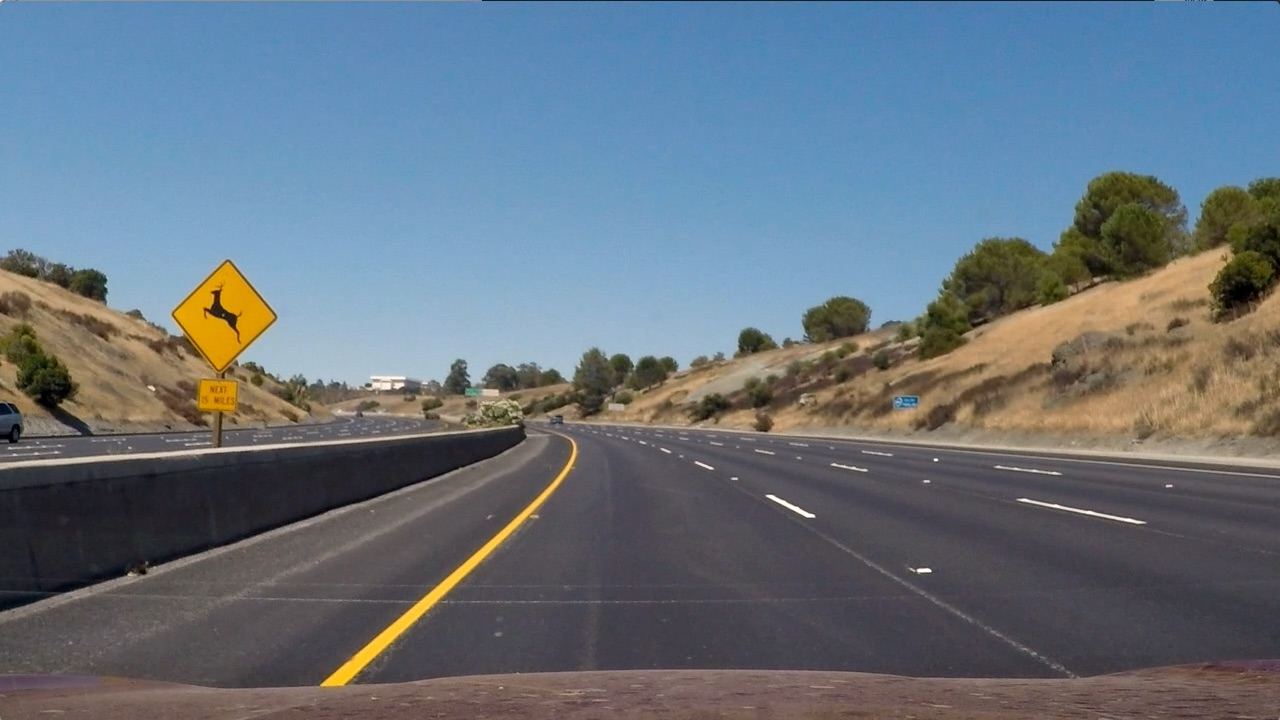
#> input picture test2.jpg, 1280 x 720 px
$ jupyter execute Lane_Detection.ipynb   (older library calls are emulated)
#> lines starting #> are read from the running program, lines starting #| are printed output that depends on the picture; after the words box and inside, x2 and y2 are one past the last pixel; in counts of white or black regions, pixels touching at a corner belong together
[cell 1]
import numpy as np
import cv2
import glob
import matplotlib.image as mpimg
import matplotlib.pyplot as plt

[cell 2]
test_img =  mpimg.imread("test2.jpg")
#> test_img is the input picture: shape (720, 1280, 3); mean R, G, B 102.8, 114.6, 125.5
im = mpimg.imread("test2.jpg")
plt.imshow(im)

[cell 3]
def plt_images(orig_image, orig_title, processed_image, processed_title, cmap='gray'):
    # Visualize undirstorsion
    f, (ax1, ax2) = plt.subplots(1, 2, figsize=(25, 10))
    ax1.set_title(orig_title, fontsize=30)
    ax1.imshow(orig_image)
    ax2.set_title(processed_title, fontsize=30)
    ax2.imshow(processed_image, cmap='gray')
    plt.subplots_adjust(left=0., right=1, top=0.9, bottom=0.)

[cell 4]
import cv2
import numpy as np

src = np.float32([(550, 460),     # top-left
                               (150, 720),     # bottom-left
                               (1200, 720),    # bottom-right
                               (770, 460)])    # top-right
dst = np.float32([(100, 0),
                               (100, 720),
                               (1100, 720),
                               (1100, 0)])
M = cv2.getPerspectiveTransform(src, dst)
M_inv = cv2.getPerspectiveTransform(dst, src)

forward_image= cv2.warpPerspective(test_img, M, (1280, 720), flags=cv2.INTER_LINEAR)
backward_image = cv2.warpPerspective(test_img, M_inv, (1280, 720), flags=cv2.INTER_LINEAR)
#prespective_forward(np.array(test_img),img_size= (1280,720),flags=cv2.INTER_LINEAR)
plt_images(test_img, 'Source image',forward_image, 'bird eye view')

# Thresholding

[cell 5]
import cv2
import numpy as np

def threshold_rel(img, lo, hi):
    vmin = np.min(img)
    vmax = np.max(img)

    vlo = vmin + (vmax - vmin) * lo
    vhi = vmin + (vmax - vmin) * hi
    return np.uint8((img >= vlo) & (img <= vhi)) * 255

def threshold_abs(img, lo, hi):
    return np.uint8((img >= lo) & (img <= hi)) * 255


def threshold_forward(img):
        hls = cv2.cvtColor(img, cv2.COLOR_RGB2HLS)
        hsv = cv2.cvtColor(img, cv2.COLOR_RGB2HSV)
        h_channel = hls[:,:,0]
        l_channel = hls[:,:,1]
        s_channel = hls[:,:,2]
        v_channel = hsv[:,:,2]

        right_lane = threshold_rel(l_channel, 0.8, 1.0)
        right_lane[:,:750] = 0

        left_lane = threshold_abs(h_channel, 20, 30)
        left_lane &= threshold_rel(v_channel, 0.7, 1.0)
        left_lane[:,550:] = 0

        img2 = left_lane | right_lane

        return img2
thresholded_image = threshold_forward(forward_image)
#> in threshold_rel, `vmin = np.min(img)`: vmin = 0
#> in threshold_rel, `vmax = np.max(img)`: vmax = 254
#> in threshold_rel, `vlo = vmin + (vmax - vmin) * lo`: vlo = 203.2
#> in threshold_rel, `vhi = vmin + (vmax - vmin) * hi`: vhi = 254
#> in threshold_abs, `return np.uint8((img >= lo) & (img <= hi)) * 255`:
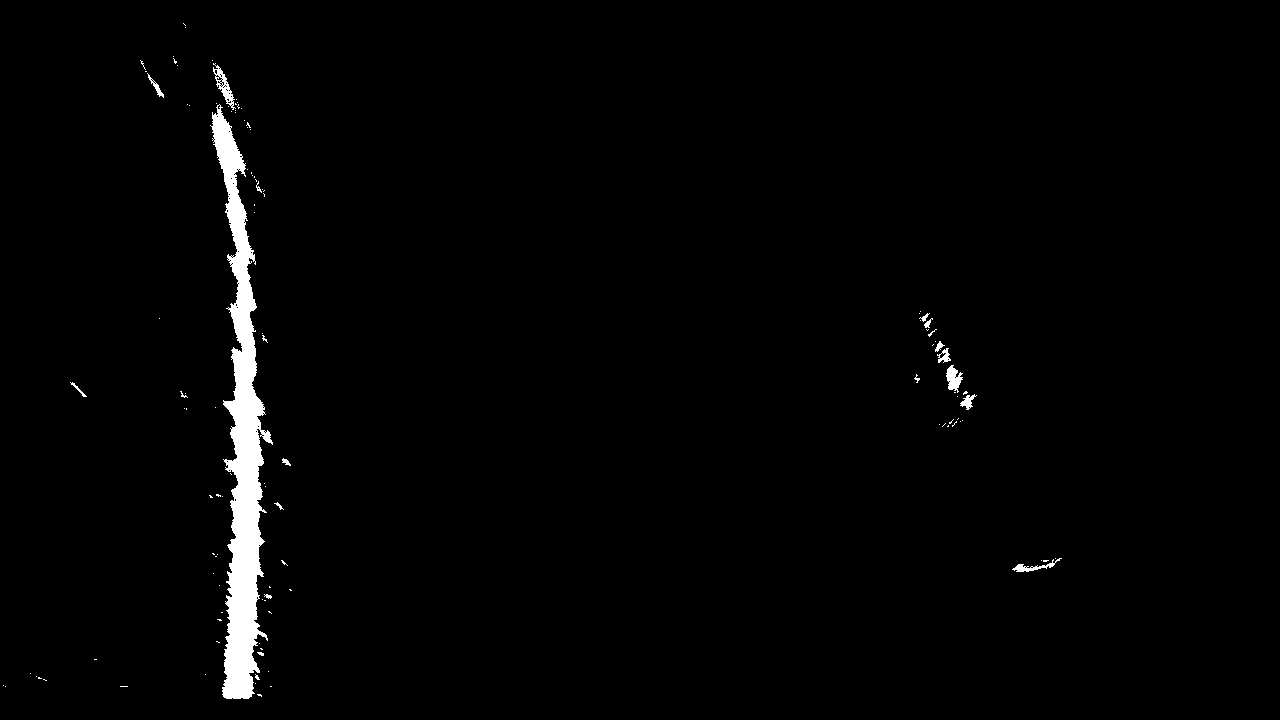
#> returned value: shape (720, 1280); 1.7% white; 116 white regions (100 under 20 px), largest, box (x1, y1, x2, y2) and area: (210, 104, 273, 699) 13999, (213, 63, 236, 110) 317, (946, 365, 963, 393) 273
plt_images(forward_image, 'Source image',thresholded_image, 'thresholded image')

# Lane Line Detection

[cell 6]
left_fit = None
right_fit = None
binary = None
nonzero = None
nonzerox = None
nonzeroy = None
clear_visibility = True
dir = []
left_curve_img = mpimg.imread('left_turn.png')
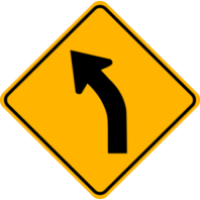
#> input picture left_turn.png, 200 x 200 px
#> left_curve_img is the input picture: shape (200, 200, 4) float32; mean R, G, B, A 0.451, 0.319, 0.00182, 0.536
right_curve_img = mpimg.imread('right_turn.png')
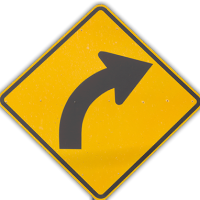
#> input picture right_turn.png, 200 x 200 px
#> right_curve_img is the input picture: shape (200, 200, 4) float32; mean R, G, B, A 0.424, 0.327, 0.0492, 0.549
keep_straight_img = mpimg.imread('straight.png')
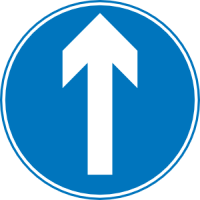
#> input picture straight.png, 200 x 200 px
#> keep_straight_img is the input picture: shape (200, 200, 4) float32; mean R, G, B, A 0.188, 0.467, 0.639, 0.784
left_curve_img = cv2.normalize(src=left_curve_img, dst=None, alpha=0, beta=255, norm_type=cv2.NORM_MINMAX, dtype=cv2.CV_8U)
right_curve_img = cv2.normalize(src=right_curve_img, dst=None, alpha=0, beta=255, norm_type=cv2.NORM_MINMAX, dtype=cv2.CV_8U)
keep_straight_img = cv2.normalize(src=keep_straight_img, dst=None, alpha=0, beta=255, norm_type=cv2.NORM_MINMAX, dtype=cv2.CV_8U)

# HYPERPARAMETERS

# Number of sliding windows
nwindows = 9
# Width of the the windows +/- margin ,, width = 200
margin = 100
# Mininum number of pixels found to recenter window
minpix = 50

window_height=None
left_fit=None
right_fit=None

[cell 7]
def extract_features(img):
    """ Extract features from a binary image

    Parameters:
        img (np.array): A binary image
    """
    img = img
    # Height of of windows - based on nwindows and image shape
    global window_height
    window_height = np.int(img.shape[0]//nwindows)

    # Identify the x and y positions of all nonzero pixel in the image
    global nonzero
    nonzero = img.nonzero()
    global nonzerox
    nonzerox = np.array(nonzero[1])
    global nonzeroy
    nonzeroy = np.array(nonzero[0])

[cell 8]
def hist(img):
    bottom_half = img[img.shape[0]//2:,:]
    return np.sum(bottom_half, axis=0)

[cell 9]
##3 betkhaly el image 3 channels + bt return all pixels that belong to the lane
def find_lane_pixels(img):
    """Find lane pixels from a binary warped image.

    Parameters:
        img (np.array): A binary warped image

    Returns:
        leftx (np.array): x coordinates of left lane pixels
        lefty (np.array): y coordinates of left lane pixels
        rightx (np.array): x coordinates of right lane pixels
        righty (np.array): y coordinates of right lane pixels
        out_img (np.array): A RGB image that use to display result later on.
    """
    assert(len(img.shape) == 2)

    # Create an output image to draw on and visualize the result
    out_img = np.dstack((img, img, img))

    ## returns array of (x,sum of nonzero pixels)
    histogram = hist(img)
    midpoint = histogram.shape[0]//2
    ## x positions of max sum of left and right side of histogram
    leftx_base = np.argmax(histogram[:midpoint])
    rightx_base = np.argmax(histogram[midpoint:]) + midpoint

    # Current position to be update later for each window in nwindows
    leftx_current = leftx_base
    rightx_current = rightx_base
    ## img shape[0] is the rows == y axis (vertical) bel tool 3shan ba3d keda yena2s menha fa yewsal le center eli 3aleha el door.
    y_current = img.shape[0] + window_height//2

    # Create empty lists to reveice left and right lane pixel
    leftx, lefty, rightx, righty = [], [], [], []

    # Step through the windows one by one
    ##  _ 3shan man3mlsh variable manstakhdmosh 3shan ehna nas professional
    for _ in range(nwindows):
        y_current -= window_height
        center_left = (leftx_current, y_current)
        center_right = (rightx_current, y_current)

        good_left_x, good_left_y = pixels_in_window(center_left, margin, window_height)
        good_right_x, good_right_y = pixels_in_window(center_right, margin, window_height)

        # Append these indices to the lists
        leftx.extend(good_left_x)
        lefty.extend(good_left_y)
        rightx.extend(good_right_x)
        righty.extend(good_right_y)

        ## recenter the window update x value
        if len(good_left_x) > minpix:
            leftx_current = np.int32(np.mean(good_left_x))
        if len(good_right_x) > minpix:
            rightx_current = np.int32(np.mean(good_right_x))

    return leftx, lefty, rightx, righty, out_img

[cell 10]
##4 be7aded el two lines wel area el benhom betlwenha akhdar
def fit_poly(img):
    global left_fit
    global right_fit


    leftx, lefty, rightx, righty, out_img = find_lane_pixels(img)


    ## polyfit(x,y,degree)
    if len(lefty) > 1500:
        left_fit = np.polyfit(lefty, leftx, 2)
    if len(righty) > 1500:
        right_fit = np.polyfit(righty, rightx, 2)

    # Generate x and y values for plotting

    #akher el sora
    maxy = img.shape[0] - 1

    #lehad akher el taree2 ta2reban
    miny = img.shape[0] // 3


    #nezabat el min yeb2a min el no2at eli 3l taree2
    if len(lefty):

        miny = min(miny, np.min(lefty))

    if len(righty):

        miny = min(miny, np.min(righty))


    ## get x values to substitute in the poly fn.
    ploty = np.linspace(miny, maxy, img.shape[0])


    ##  x =  ay^2 + by+ c
    left_fitx = left_fit[0]*ploty**2 + left_fit[1]*ploty + left_fit[2]
    right_fitx = right_fit[0]*ploty**2 + right_fit[1]*ploty + right_fit[2]


    ## byrsem el area el been el lanes bl akhdar
    # Visualization
    for i, y in enumerate(ploty):
        l = int(left_fitx[i])
        r = int(right_fitx[i])
        y = int(y)
        cv2.line(out_img, (l, y), (r, y), (0, 255, 0))


    return out_img

[cell 11]
def lane_line_forward(img):
        """Take a image and detect lane lines.

        Parameters:
            img (np.array): An binary image containing relevant pixels

        Returns:
            Image (np.array): An RGB image containing lane lines pixels and other details
        """
        ##bamla el nonzero matrix
        extract_features(img)

        ##return el area el khadra
        return fit_poly(img)

[cell 12]
def pixels_in_window(center, margin, height):
        """ Return all pixel that in a specific window

        Parameters:
            center (tuple): coordinate of the center of the window
            margin (int): half width of the window
            height (int): height of the window

        Returns:
            pixelx (np.array): x coordinates of pixels that lie inside the window
            pixely (np.array): y coordinates of pixels that lie inside the window
        """
        topleft = (center[0]-margin, center[1]-height//2)
        bottomright = (center[0]+margin, center[1]+height//2)
        #check if the pixel is in the given window
        condx = (topleft[0] <= nonzerox) & (nonzerox <= bottomright[0])
        condy = (topleft[1] <= nonzeroy) & (nonzeroy <= bottomright[1])
        #return these pixels
        return nonzerox[condx&condy], nonzeroy[condx&condy]

[cell 13]
def measure_curvature():

        ##convert from pixels to meter
        ym = 30/720
        xm = 3.7/700

        left_fitt = left_fit.copy()
        right_fitt = right_fit.copy()
        y_eval = 700 * ym

        # Compute R_curve (radius of curvature)
        left_curveR =  ((1 + (2*left_fitt[0] *y_eval + left_fitt[1])**2)**1.5)  / np.absolute(2*left_fitt[0])
        right_curveR = ((1 + (2*right_fitt[0]*y_eval + right_fitt[1])**2)**1.5) / np.absolute(2*right_fitt[0])

        xl = np.dot(left_fit, [700**2, 700, 1])
        xr = np.dot(right_fit, [700**2, 700, 1])
        pos = (1280//2 - (xl+xr)//2)*xm
        return left_curveR, right_curveR, pos

[cell 14]
##5 detect L F R then draw them in a widget on the img
def plot(out_img):
    global dir
    global left_curve_img
    global right_curve_img
    global keep_straight_img
    np.set_printoptions(precision=6, suppress=True)
    lR, rR, pos = measure_curvature()

    value = None
    if abs(left_fit[0]) > abs(right_fit[0]):
        value = left_fit[0]
    else:
        value = right_fit[0]

        ## law el curvature olayla kamel odaamak , law kebera bl negative lef shemaal, law kebera + lef yemen
    if abs(value) <= 0.00015:
        dir.append('F')
    elif value < 0:
        dir.append('L')
    else:
        dir.append('R')

    if len(dir) > 10:
        dir.pop(0)

    W = 400
    H = 500
    widget = np.copy(out_img[:H, :W])
    widget //= 2
    widget[0,:] = [0, 0, 255]
    widget[-1,:] = [0, 0, 255]
    widget[:,0] = [0, 0, 255]
    widget[:,-1] = [0, 0, 255]
    out_img[:H, :W] = widget

    direction = max(set(dir), key = dir.count)
    msg = "Keep Straight Ahead"
    curvature_msg = "Curvature = {:.0f} m".format(min(lR, rR))
    if direction == 'L':
        y, x = left_curve_img[:,:,3].nonzero()
        out_img[y, x-100+W//2] = left_curve_img[y, x, :3]
        msg = "Left Curve Ahead"
    if direction == 'R':
        y, x = right_curve_img[:,:,3].nonzero()
        out_img[y, x-100+W//2] = right_curve_img[y, x, :3]
        msg = "Right Curve Ahead"
    if direction == 'F':
        y, x = keep_straight_img[:,:,3].nonzero()
        out_img[y, x-100+W//2] = keep_straight_img[y, x, :3]

    cv2.putText(out_img, msg, org=(10, 240), fontFace=cv2.FONT_HERSHEY_SIMPLEX, fontScale=1, color=(255, 255, 255), thickness=2)
    if direction in 'LR':
        cv2.putText(out_img, curvature_msg, org=(10, 280), fontFace=cv2.FONT_HERSHEY_SIMPLEX, fontScale=1, color=(255, 255, 255), thickness=2)

    cv2.putText(
        out_img,
        "Good Lane Keeping",
        org=(10, 400),
        fontFace=cv2.FONT_HERSHEY_SIMPLEX,
        fontScale=1.2,
        color=(0, 255, 0),
        thickness=2)

    cv2.putText(
        out_img,
        "Vehicle is {:.2f} m away from center".format(pos),
        org=(10, 450),
        fontFace=cv2.FONT_HERSHEY_SIMPLEX,
        fontScale=0.66,
        color=(255, 255, 255),
        thickness=2)

    return out_img

[cell 15]
sora= cv2.warpPerspective(test_img, M, (1280, 720), flags=cv2.INTER_LINEAR)
sora=  threshold_forward(sora)
sora=lane_line_forward(sora)
#> in extract_features, `nonzero = img.nonzero()`: nonzero = 16364 positions, rows 21 to 698, columns 212 to 1063
#> in extract_features, `nonzerox = np.array(nonzero[1])`: nonzerox = 16364 values, max 1063 at index 12765, min 212 at index 559, mean 387.3
#> in extract_features, `nonzeroy = np.array(nonzero[0])`: nonzeroy = 16364 values from 21 to 698
#> in hist, `bottom_half = img[img.shape[0]//2:,:]`:
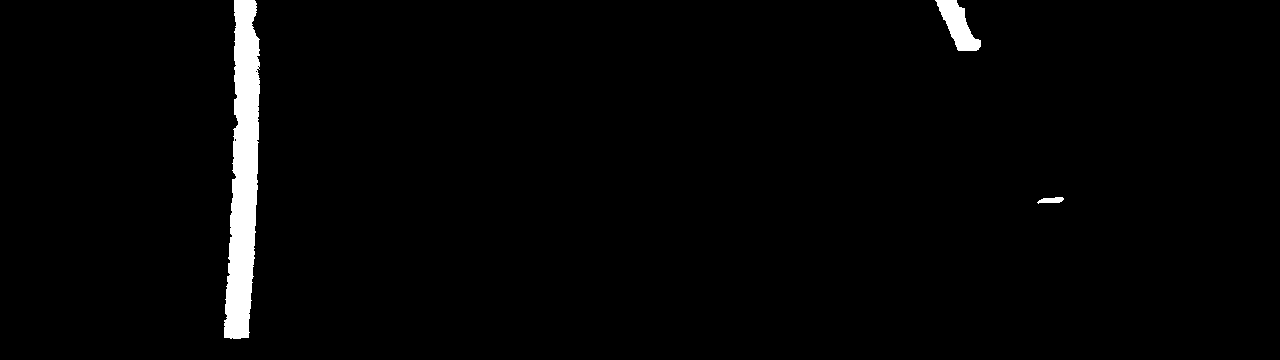
#> bottom_half: shape (360, 1280); 2.1% white; 3 white regions, box (x1, y1, x2, y2) and area: (224, 0, 260, 339) 8216, (935, 0, 981, 51) 1152, (1037, 197, 1064, 204) 124
#> in find_lane_pixels, `histogram = hist(img)`: histogram = 1280 values, max 86445 at index 238, min 0 at index 0, mean 1891
#> in find_lane_pixels, `leftx_base = np.argmax(histogram[:midpoint])`: leftx_base = 238
#> in find_lane_pixels, `rightx_base = np.argmax(histogram[midpoint:]) + midpoint`: rightx_base = 956
#> in find_lane_pixels, `leftx_current = leftx_base`: leftx_current = 238
#> in find_lane_pixels, `rightx_current = rightx_base`: rightx_current = 956
#> the loop in find_lane_pixels, `for _ in range(nwindows):` made 9 passes
#> (center_left, center_right, leftx_current, rightx_current) on passes 2 to 5: ((237, 600), (956, 600), 241, 1046), ((241, 520), (1046, 520), 245, 1052), ((245, 440), (1052, 440), 246, 967), ((246, 360), (967, 360), 244, 945)
#> after the loop in find_lane_pixels, `for _ in range(nwindows):`: leftx = 12848 values, max 259 at index 5729, min 212 at index 11877, mean 240.6; lefty = 12848 values, max 698 at index 1449, min 60 at index 12737, mean 424.6; rightx = 2492 values, max 1063 at index 86, min 865 at index 2481, mean 950.5; righty = 2492 values, max 563 at index 57, min 188 at index 2479, mean 369.1; y_current = 40
#> in fit_poly, `left_fit = np.polyfit(lefty, leftx, 2)`: left_fit = [-0.000201, 0.181, 205.9]
#> in fit_poly, `right_fit = np.polyfit(righty, rightx, 2)`: right_fit = [0.000203, 0.336, 798.2]
#> in fit_poly, `miny = min(miny, np.min(lefty))`: miny = 60
#> in fit_poly, `left_fitx = left_fit[0]*ploty**2 + left_fit[1]*ploty + left_fit[2]`: left_fitx = 720 values, max 246.6 at index 425, min 216 at index 0, mean 238.6
#> in fit_poly, `right_fitx = right_fit[0]*ploty**2 + right_fit[1]*ploty + right_fit[2]`: right_fitx = 720 values from 819.1 to 1144.7
#> the loop in fit_poly, `for i, y in enumerate(ploty):` made 720 passes
#> (l, r) on passes 1 to 3: (216, 819), (216, 819), (216, 819)
sora = cv2.warpPerspective(sora, M_inv, (1280, 720), flags=cv2.INTER_LINEAR)

out_img = np.copy(test_img)
out_img = cv2.addWeighted(out_img, 1, sora, 0.6, 0)
out_img = plot(out_img)
#> in measure_curvature, `left_fitt = left_fit.copy()`: left_fitt = [-0.000201, 0.181, 205.9]
#> in measure_curvature, `right_fitt = right_fit.copy()`: right_fitt = [0.000203, 0.336, 798.2]
#> in measure_curvature, `left_curveR =  ((1 + (2*left_fitt[0] *y_eval + left_fitt[1])**2)**1.5)..`: left_curveR = 2589.8
#> in measure_curvature, `right_curveR = ((1 + (2*right_fitt[0]*y_eval + right_fitt[1])**2)**1.5..`: right_curveR = 2925.1
#> in measure_curvature, `xl = np.dot(left_fit, [700**2, 700, 1])`: xl = 234
#> in measure_curvature, `xr = np.dot(right_fit, [700**2, 700, 1])`: xr = 1132.8
#> in measure_curvature, `pos = (1280//2 - (xl+xr)//2)*xm`: pos = -0.227
#> in plot, `lR, rR, pos = measure_curvature()`: lR = 2589.8; rR = 2925.1; pos = -0.227
#> in plot, `value = right_fit[0]`: value = 0.000203
#> in plot, `curvature_msg = "Curvature = {:.0f} m".format(min(lR, rR))`: curvature_msg = 'Curvature = 2590 m'
#> in plot, `cv2.putText( out_img, "Vehicle is {:.2f} m away from center".format(po..`:
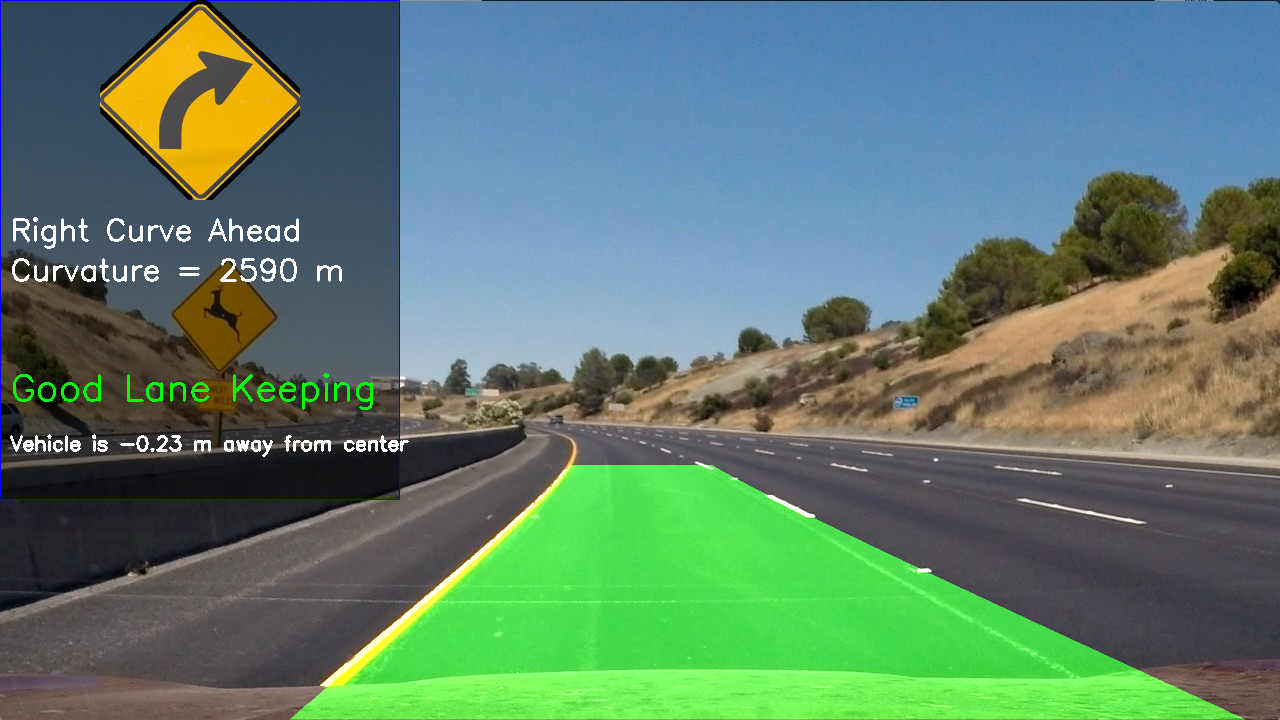
#> out_img: shape (720, 1280, 3); mean R, G, B 94.7, 125.8, 109
plt_images(thresholded_image, 'Source image',out_img, 'Output image')

[cell 16]
# [10 lines left out: function main_forward, not called in this run]

[cell 17]
from moviepy.editor import VideoFileClip
import moviepy.editor as mde
def process_video(input_path, output_path, mode):
        clip = VideoFileClip(input_path)
        out_clip = clip.fl_image(main_forward)
        out_clip.write_videofile(output_path, audio=False)
        if(mode != 1): # debugging mode
          sora = clip.get_frame(1) #hna5od frame mn el video

          sora1 = cv2.warpPerspective(sora, M, (1280, 720), flags=cv2.INTER_LINEAR) # warp image
          sora2 =  threshold_forward(sora1) # image with lane lines detected
          sora3 = lane_line_forward(sora2) # image with lanes detected
          sora4 = cv2.warpPerspective(sora3, M_inv, (1280, 720), flags=cv2.INTER_LINEAR) # el image b3d mareg3et l2slaha

          out_img = np.copy(sora)
          out_img = cv2.addWeighted(out_img, 1, sora4, 0.6, 0)
          opencv_rgb_img = cv2.cvtColor(sora2, cv2.COLOR_GRAY2RGB)
          out_img2 = np.concatenate((sora, sora1, opencv_rgb_img, sora3, sora4, out_img), axis=0)
          plt.figure(figsize = (20, 15))
          plt.imshow(out_img2)

process_video('challenge_video.mp4','output_video.mp4', 0)
#> (the call stopped at in process_video, `clip = VideoFileClip(input_path)`: moviepy is not available in this run)
